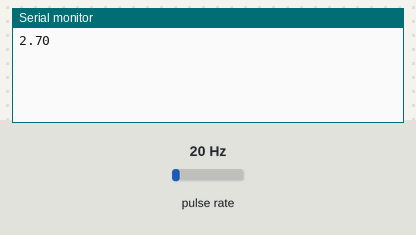
The sketch below on a simulated Arduino Uno, built with avr-gcc and run on an emulated ATmega328P. Shown: the last lines printed to the serial monitor. Wiring (inferred from the names in the program): pulse sensor: data pin 2. The test bench sets the inputs (shaded band); at power-on: pulse rate 20 Hz.

Above: at 1.2 s.
1.3 s: pulse rate (sensor on pin 2) set to 4 Hz
At 2.6 s:
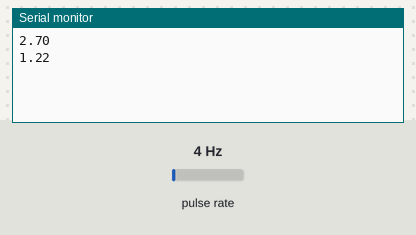
2.8 s: pulse rate (sensor on pin 2) set to 50 Hz
At 3.8 s:
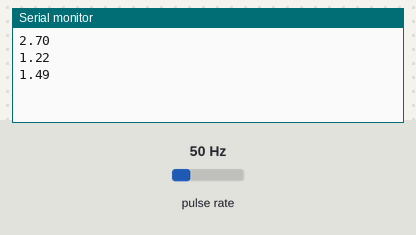
Timing chart, 0 to 5.8 s (numbered marks = the images above; inputs shaded):
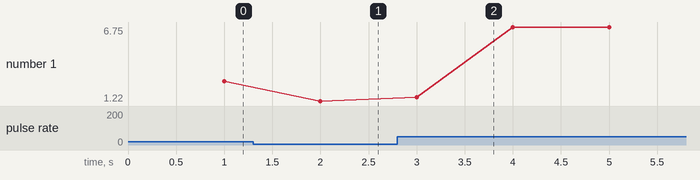

Measured:
- after the input at 1.3 s, the serial monitor: prints a new line after 0.70 s (image 1)
- after the input at 2.8 s, the serial monitor: prints a new line after 0.20 s (image 2)
- plotted number 1: 2.7 → 1.22 after the input at 1.3 s, 1.22 → 6.75 after the input at 2.8 s

The sketch:

test__YF-S201_whater_flow_sensor.ino
```cpp
int FlowPin = 2;
double FlowRate;
volatile int count;

void setup() {
  pinMode(FlowPin, INPUT);
  attachInterrupt(0, Flow, RISING);
  Serial.begin(9600);
}
void loop() {
  count = 0;
  interrupts();
  delay (1000);
  noInterrupts();

  FlowRate = (count * 2.25);
  FlowRate = FlowRate * 60;
  FlowRate = FlowRate / 1000;

  Serial.println(FlowRate);
}

void Flow()
{
   count++;
}
```
